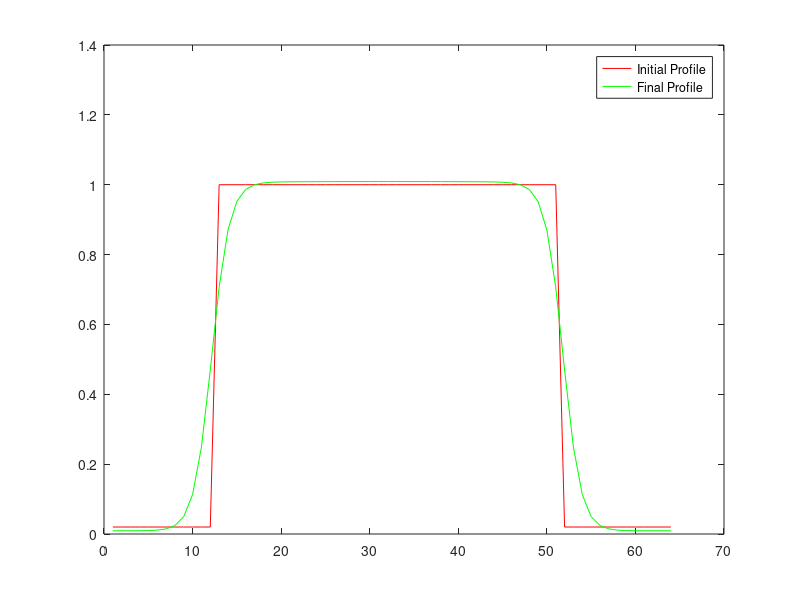

Source code (MATLAB):
%% Copyright (c) 2018, Vishal_S% All rights reserved. Please read the "license.txt" for license terms.%% Project Title: Computational Materials Thermodynamics% % Developer: Vishal S% % Contact Info: vishalsubbu97@gmail.com%clear allclfclcmore off;t = cputime;delt = 0.5;Nx = 64;Ny = 64;D = 1;halfNx= Nx/2;halfNy = Ny/2;r = 20;c = zeros(Nx,Ny);ctilde = zeros(Nx,Ny);Cprofile = zeros(Nx,1);M = 1;  for i = 1:Nx  for j = 1:Ny    if ( ((i-halfNx)*(i-halfNx) + (j-halfNy)*(j-halfNy))<r*r)      c(i,j) = 1.0;    elseif c(i,j) = 0.02;    endif  endforendfor#plot the initial profile Cprofile  = c(:,halfNy);plot (Cprofile,'r;Initial Profile;');hold on;delkx= 2*pi/Nx;delky = 2*pi/Ny;A = 1.0;M = 1.0;kappa = 1.0;for m = 1:10  for n = 1:10    g = 2*A.*c.*(1-c).*(1-2.*c);    ghat = fft2(g);    chat = fft2(c);    for i = 1:Nx      if (i<= halfNx ) kx = (i-1)*delkx;      endif      if (i > halfNx) kx = (i-1-Nx)*delkx;      endif      for j =1:Ny        if (j<= halfNy ) ky = (j-1)*delky;        endif        if (j  > halfNy ) ky = (j-1-Ny)*delky;        endif        k2 = kx*kx + ky*ky;        k4 = k2*k2;        chat(i,j) = (chat(i,j) - M*delt*k2*ghat(i,j))/(1 + 2*M*kappa*k4*delt);      endfor    endfor    c = real(ifft2(chat));        endforendforCprofile  = c(:,halfNy);plot (Cprofile,'g;Final Profile;');print -depsc GT2DFT.epsprintf("Total CPU time : %f seconds\n",(cputime-t));